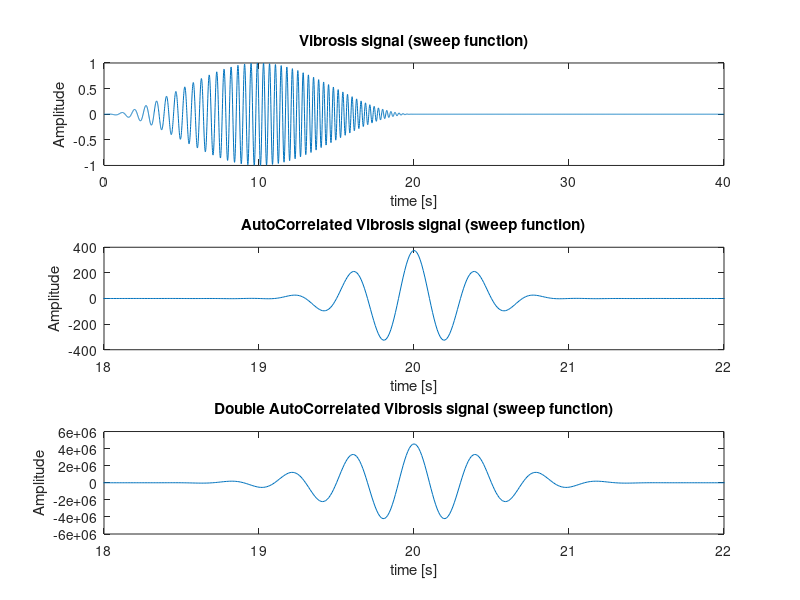
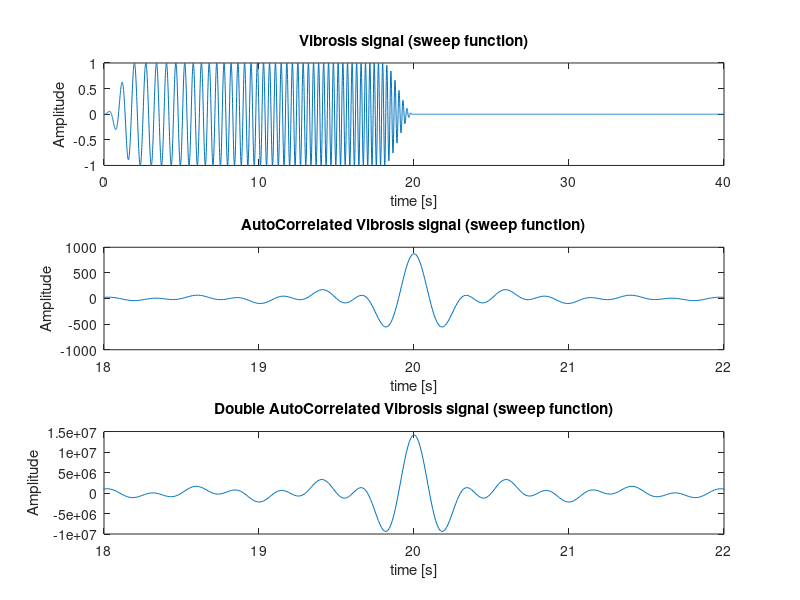

These figures' MATLAB source, in order:
clear all
close all
% Define some parameters, time n such
t = 0:0.01:20;
f = 1; b = 3/40;
A(1,:) = sin(pi.*t/20).^2;
A(2,:) = [sin(pi*t(t<=2)/4).^2, ones(1,length(t(t>2 & t<18))), sin(pi*(t(t>=18)-20)/4).^2];
for ii = 1:2
vib = A(ii,:).*sin(2*pi.*(f + b*t).*t);
vib = [vib,zeros(1,length(vib)+1)];
newt= linspace(0,40,length(vib));
% Perform ffts, multiply in freq domain = convolution in time domain
vibf     = fft(vib);
autovibf = vibf.*conj(vibf);
autovib  = fftshift(ifft((autovibf)));
% Double autocorrelation
doubleautof = autovibf.*conj(autovibf);
doubleauto = fftshift(ifft(doubleautof));
% PLOTS
figure(ii)
subplot(3,1,1)    
    plot(newt,vib)
        xlabel('time [s]')
        ylabel('Amplitude')
        title('Vibrosis signal (sweep function)')    
subplot(3,1,2)
    plot(newt,(autovib))
        xlim([18,22])
        xlabel('time [s]')
        ylabel('Amplitude')
        title('AutoCorrelated Vibrosis signal (sweep function)')
subplot(3,1,3)
    plot(newt,doubleauto)
        xlim([18,22])
        xlabel('time [s]')
        ylabel('Amplitude')
        title('Double AutoCorrelated Vibrosis signal (sweep function)')
end    
